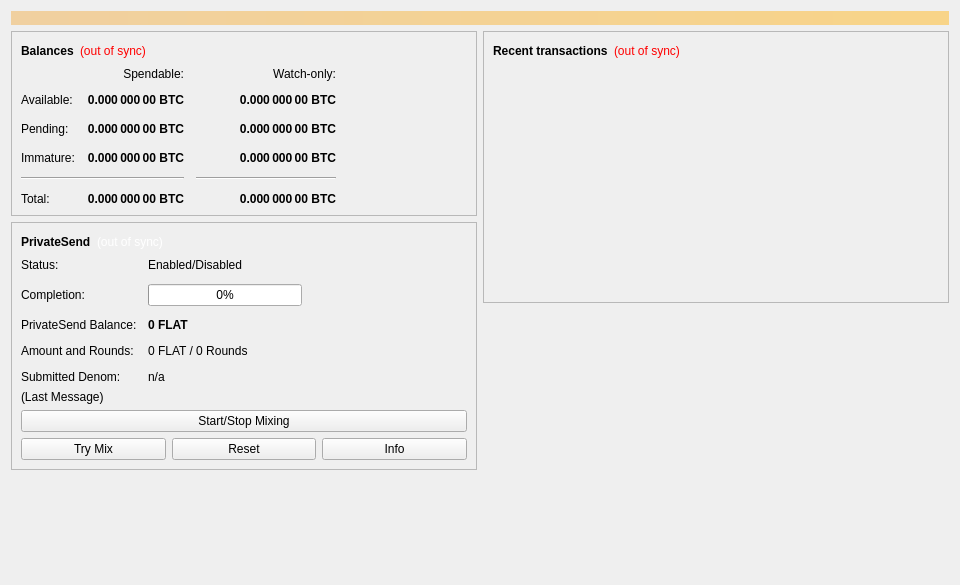
<?xml version="1.0" encoding="UTF-8"?>
<ui version="4.0">
 <class>OverviewPage</class>
 <widget class="QWidget" name="OverviewPage">
  <property name="geometry">
   <rect>
    <x>0</x>
    <y>0</y>
    <width>960</width>
    <height>585</height>
   </rect>
  </property>
  <property name="minimumSize">
   <size>
    <width>960</width>
    <height>0</height>
   </size>
  </property>
  <property name="windowTitle">
   <string>Form</string>
  </property>
  <layout class="QVBoxLayout" name="topLayout">
   <item>
    <widget class="QLabel" name="labelAlerts">
     <property name="visible">
      <bool>false</bool>
     </property>
     <property name="styleSheet">
      <string notr="true">QLabel { background-color: qlineargradient(x1: 0, y1: 0, x2: 1, y2: 0, stop:0 #F0D0A0, stop:1 #F8D488); color:#000000; }</string>
     </property>
     <property name="wordWrap">
      <bool>true</bool>
     </property>
     <property name="margin">
      <number>3</number>
     </property>
     <property name="textInteractionFlags">
      <set>Qt::TextSelectableByMouse</set>
     </property>
    </widget>
   </item>
   <item>
    <layout class="QHBoxLayout" name="horizontalLayout" stretch="1,1">
     <item>
      <layout class="QVBoxLayout" name="verticalLayout_2">
       <item>
        <widget class="QFrame" name="frame">
         <property name="frameShape">
          <enum>QFrame::StyledPanel</enum>
         </property>
         <property name="frameShadow">
          <enum>QFrame::Raised</enum>
         </property>
         <layout class="QVBoxLayout" name="verticalLayout_4">
          <item>
           <layout class="QHBoxLayout" name="horizontalLayout_4">
            <item>
             <widget class="QLabel" name="label_5">
              <property name="font">
               <font>
                <weight>75</weight>
                <bold>true</bold>
               </font>
              </property>
              <property name="text">
               <string>Balances</string>
              </property>
             </widget>
            </item>
            <item>
             <widget class="QLabel" name="labelWalletStatus">
              <property name="toolTip">
               <string>The displayed information may be out of date. Your wallet automatically synchronizes with the FlatEarth network after a connection is established, but this process has not completed yet.</string>
              </property>
              <property name="styleSheet">
               <string notr="true">QLabel { color: red; }</string>
              </property>
              <property name="text">
               <string notr="true">(out of sync)</string>
              </property>
              <property name="alignment">
               <set>Qt::AlignLeading|Qt::AlignLeft|Qt::AlignVCenter</set>
              </property>
             </widget>
            </item>
            <item>
             <spacer name="horizontalSpacer_3">
              <property name="orientation">
               <enum>Qt::Horizontal</enum>
              </property>
              <property name="sizeHint" stdset="0">
               <size>
                <width>40</width>
                <height>20</height>
               </size>
              </property>
             </spacer>
            </item>
           </layout>
          </item>
          <item>
           <layout class="QGridLayout" name="gridLayout">
            <property name="spacing">
             <number>12</number>
            </property>
            <item row="2" column="2">
             <widget class="QLabel" name="labelWatchPending">
              <property name="font">
               <font>
                <weight>75</weight>
                <bold>true</bold>
               </font>
              </property>
              <property name="cursor">
               <cursorShape>IBeamCursor</cursorShape>
              </property>
              <property name="toolTip">
               <string>Unconfirmed transactions to watch-only addresses</string>
              </property>
              <property name="text">
               <string notr="true">0.000 000 00 BTC</string>
              </property>
              <property name="alignment">
               <set>Qt::AlignRight|Qt::AlignTrailing|Qt::AlignVCenter</set>
              </property>
              <property name="textInteractionFlags">
               <set>Qt::LinksAccessibleByMouse|Qt::TextSelectableByKeyboard|Qt::TextSelectableByMouse</set>
              </property>
             </widget>
            </item>
            <item row="2" column="1">
             <widget class="QLabel" name="labelUnconfirmed">
              <property name="font">
               <font>
                <weight>75</weight>
                <bold>true</bold>
               </font>
              </property>
              <property name="cursor">
               <cursorShape>IBeamCursor</cursorShape>
              </property>
              <property name="toolTip">
               <string>Total of transactions that have yet to be confirmed, and do not yet count toward the spendable balance</string>
              </property>
              <property name="text">
               <string notr="true">0.000 000 00 BTC</string>
              </property>
              <property name="alignment">
               <set>Qt::AlignRight|Qt::AlignTrailing|Qt::AlignVCenter</set>
              </property>
              <property name="textInteractionFlags">
               <set>Qt::LinksAccessibleByMouse|Qt::TextSelectableByKeyboard|Qt::TextSelectableByMouse</set>
              </property>
             </widget>
            </item>
            <item row="3" column="2">
             <widget class="QLabel" name="labelWatchImmature">
              <property name="font">
               <font>
                <weight>75</weight>
                <bold>true</bold>
               </font>
              </property>
              <property name="cursor">
               <cursorShape>IBeamCursor</cursorShape>
              </property>
              <property name="toolTip">
               <string>Mined balance in watch-only addresses that has not yet matured</string>
              </property>
              <property name="text">
               <string notr="true">0.000 000 00 BTC</string>
              </property>
              <property name="alignment">
               <set>Qt::AlignRight|Qt::AlignTrailing|Qt::AlignVCenter</set>
              </property>
              <property name="textInteractionFlags">
               <set>Qt::LinksAccessibleByMouse|Qt::TextSelectableByKeyboard|Qt::TextSelectableByMouse</set>
              </property>
             </widget>
            </item>
            <item row="4" column="0" colspan="2">
             <widget class="Line" name="lineSpendableBalance">
              <property name="orientation">
               <enum>Qt::Horizontal</enum>
              </property>
             </widget>
            </item>
            <item row="4" column="2">
             <widget class="Line" name="lineWatchBalance">
              <property name="sizePolicy">
               <sizepolicy hsizetype="Preferred" vsizetype="Fixed">
                <horstretch>0</horstretch>
                <verstretch>0</verstretch>
               </sizepolicy>
              </property>
              <property name="minimumSize">
               <size>
                <width>140</width>
                <height>0</height>
               </size>
              </property>
              <property name="orientation">
               <enum>Qt::Horizontal</enum>
              </property>
             </widget>
            </item>
            <item row="5" column="0">
             <widget class="QLabel" name="labelTotalText">
              <property name="text">
               <string>Total:</string>
              </property>
             </widget>
            </item>
            <item row="3" column="1">
             <widget class="QLabel" name="labelImmature">
              <property name="font">
               <font>
                <weight>75</weight>
                <bold>true</bold>
               </font>
              </property>
              <property name="cursor">
               <cursorShape>IBeamCursor</cursorShape>
              </property>
              <property name="toolTip">
               <string>Mined balance that has not yet matured</string>
              </property>
              <property name="text">
               <string notr="true">0.000 000 00 BTC</string>
              </property>
              <property name="alignment">
               <set>Qt::AlignRight|Qt::AlignTrailing|Qt::AlignVCenter</set>
              </property>
              <property name="textInteractionFlags">
               <set>Qt::LinksAccessibleByMouse|Qt::TextSelectableByKeyboard|Qt::TextSelectableByMouse</set>
              </property>
             </widget>
            </item>
            <item row="2" column="3">
             <spacer name="horizontalSpacer_2">
              <property name="orientation">
               <enum>Qt::Horizontal</enum>
              </property>
              <property name="sizeHint" stdset="0">
               <size>
                <width>40</width>
                <height>20</height>
               </size>
              </property>
             </spacer>
            </item>
            <item row="3" column="0">
             <widget class="QLabel" name="labelImmatureText">
              <property name="text">
               <string>Immature:</string>
              </property>
             </widget>
            </item>
            <item row="5" column="1">
             <widget class="QLabel" name="labelTotal">
              <property name="font">
               <font>
                <weight>75</weight>
                <bold>true</bold>
               </font>
              </property>
              <property name="cursor">
               <cursorShape>IBeamCursor</cursorShape>
              </property>
              <property name="toolTip">
               <string>Your current total balance</string>
              </property>
              <property name="text">
               <string notr="true">0.000 000 00 BTC</string>
              </property>
              <property name="alignment">
               <set>Qt::AlignRight|Qt::AlignTrailing|Qt::AlignVCenter</set>
              </property>
              <property name="textInteractionFlags">
               <set>Qt::LinksAccessibleByMouse|Qt::TextSelectableByKeyboard|Qt::TextSelectableByMouse</set>
              </property>
             </widget>
            </item>
            <item row="5" column="2">
             <widget class="QLabel" name="labelWatchTotal">
              <property name="font">
               <font>
                <weight>75</weight>
                <bold>true</bold>
               </font>
              </property>
              <property name="cursor">
               <cursorShape>IBeamCursor</cursorShape>
              </property>
              <property name="toolTip">
               <string>Current total balance in watch-only addresses</string>
              </property>
              <property name="text">
               <string notr="true">0.000 000 00 BTC</string>
              </property>
              <property name="alignment">
               <set>Qt::AlignRight|Qt::AlignTrailing|Qt::AlignVCenter</set>
              </property>
              <property name="textInteractionFlags">
               <set>Qt::LinksAccessibleByMouse|Qt::TextSelectableByKeyboard|Qt::TextSelectableByMouse</set>
              </property>
             </widget>
            </item>
            <item row="0" column="2">
             <widget class="QLabel" name="labelWatchonly">
              <property name="text">
               <string>Watch-only:</string>
              </property>
              <property name="alignment">
               <set>Qt::AlignRight|Qt::AlignTrailing|Qt::AlignVCenter</set>
              </property>
             </widget>
            </item>
            <item row="1" column="0">
             <widget class="QLabel" name="labelBalanceText">
              <property name="text">
               <string>Available:</string>
              </property>
             </widget>
            </item>
            <item row="1" column="1">
             <widget class="QLabel" name="labelBalance">
              <property name="font">
               <font>
                <weight>75</weight>
                <bold>true</bold>
               </font>
              </property>
              <property name="cursor">
               <cursorShape>IBeamCursor</cursorShape>
              </property>
              <property name="toolTip">
               <string>Your current spendable balance</string>
              </property>
              <property name="text">
               <string notr="true">0.000 000 00 BTC</string>
              </property>
              <property name="alignment">
               <set>Qt::AlignRight|Qt::AlignTrailing|Qt::AlignVCenter</set>
              </property>
              <property name="textInteractionFlags">
               <set>Qt::LinksAccessibleByMouse|Qt::TextSelectableByKeyboard|Qt::TextSelectableByMouse</set>
              </property>
             </widget>
            </item>
            <item row="1" column="2">
             <widget class="QLabel" name="labelWatchAvailable">
              <property name="font">
               <font>
                <weight>75</weight>
                <bold>true</bold>
               </font>
              </property>
              <property name="cursor">
               <cursorShape>IBeamCursor</cursorShape>
              </property>
              <property name="toolTip">
               <string>Your current balance in watch-only addresses</string>
              </property>
              <property name="text">
               <string notr="true">0.000 000 00 BTC</string>
              </property>
              <property name="alignment">
               <set>Qt::AlignRight|Qt::AlignTrailing|Qt::AlignVCenter</set>
              </property>
              <property name="textInteractionFlags">
               <set>Qt::LinksAccessibleByMouse|Qt::TextSelectableByKeyboard|Qt::TextSelectableByMouse</set>
              </property>
             </widget>
            </item>
            <item row="2" column="0">
             <widget class="QLabel" name="labelPendingText">
              <property name="text">
               <string>Pending:</string>
              </property>
             </widget>
            </item>
            <item row="0" column="1">
             <widget class="QLabel" name="labelSpendable">
              <property name="text">
               <string>Spendable:</string>
              </property>
              <property name="alignment">
               <set>Qt::AlignRight|Qt::AlignTrailing|Qt::AlignVCenter</set>
              </property>
             </widget>
            </item>
           </layout>
          </item>
         </layout>
        </widget>
       </item>
       <item>
        <widget class="QFrame" name="framePrivateSend">
         <property name="layoutDirection">
          <enum>Qt::LeftToRight</enum>
         </property>
         <property name="frameShape">
          <enum>QFrame::StyledPanel</enum>
         </property>
         <property name="frameShadow">
          <enum>QFrame::Raised</enum>
         </property>
         <layout class="QVBoxLayout" name="VerticalLayout_PS1">
          <item>
           <layout class="QHBoxLayout" name="horizontalLayout_5">
            <item>
             <widget class="QLabel" name="labelPrivateSendHeader">
              <property name="font">
               <font>
                <weight>75</weight>
                <bold>true</bold>
               </font>
              </property>
              <property name="text">
               <string>PrivateSend</string>
              </property>
             </widget>
            </item>
            <item>
             <widget class="QLabel" name="labelPrivateSendSyncStatus">
              <property name="toolTip">
               <string>The displayed information may be out of date. Your wallet automatically synchronizes with the FlatEarth network after a connection is established, but this process has not completed yet.</string>
              </property>
              <property name="styleSheet">
               <string notr="true">QLabel { color: white; }</string>
              </property>
              <property name="text">
               <string notr="true">(out of sync)</string>
              </property>
              <property name="alignment">
               <set>Qt::AlignLeading|Qt::AlignLeft|Qt::AlignVCenter</set>
              </property>
             </widget>
            </item>
            <item>
             <spacer name="horizontalSpacer_4">
              <property name="orientation">
               <enum>Qt::Horizontal</enum>
              </property>
              <property name="sizeHint" stdset="0">
               <size>
                <width>40</width>
                <height>20</height>
               </size>
              </property>
             </spacer>
            </item>
           </layout>
          </item>
          <item>
           <layout class="QFormLayout" name="privateSendFormLayout">
            <property name="fieldGrowthPolicy">
             <enum>QFormLayout::AllNonFixedFieldsGrow</enum>
            </property>
            <property name="horizontalSpacing">
             <number>11</number>
            </property>
            <property name="verticalSpacing">
             <number>12</number>
            </property>
            <item row="0" column="0">
             <widget class="QLabel" name="labelPrivateSendEnabledText">
              <property name="text">
               <string>Status:</string>
              </property>
             </widget>
            </item>
            <item row="0" column="1">
             <widget class="QLabel" name="labelPrivateSendEnabled">
              <property name="text">
               <string>Enabled/Disabled</string>
              </property>
             </widget>
            </item>
            <item row="1" column="0">
             <widget class="QLabel" name="labelCompletitionText">
              <property name="text">
               <string>Completion:</string>
              </property>
             </widget>
            </item>
            <item row="1" column="1">
             <widget class="QProgressBar" name="privateSendProgress">
              <property name="maximumSize">
               <size>
                <width>154</width>
                <height>16777215</height>
               </size>
              </property>
              <property name="value">
               <number>0</number>
              </property>
             </widget>
            </item>
            <item row="2" column="0">
             <widget class="QLabel" name="labelAnonymizedText">
              <property name="text">
               <string>PrivateSend Balance:</string>
              </property>
             </widget>
            </item>
            <item row="2" column="1">
             <widget class="QLabel" name="labelAnonymized">
              <property name="font">
               <font>
                <weight>75</weight>
                <bold>true</bold>
               </font>
              </property>
              <property name="text">
               <string notr="true">0 FLAT</string>
              </property>
             </widget>
            </item>
            <item row="3" column="0">
             <widget class="QLabel" name="labelAmountAndRoundsText">
              <property name="text">
               <string>Amount and Rounds:</string>
              </property>
             </widget>
            </item>
            <item row="3" column="1">
             <widget class="QLabel" name="labelAmountRounds">
              <property name="text">
               <string>0 FLAT / 0 Rounds</string>
              </property>
             </widget>
            </item>
            <item row="4" column="0">
             <widget class="QLabel" name="labelSubmittedDenomText">
              <property name="text">
               <string>Submitted Denom:</string>
              </property>
             </widget>
            </item>
            <item row="4" column="1">
             <widget class="QLabel" name="labelSubmittedDenom">
              <property name="toolTip">
               <string>The denominations you submitted to the Masternode.&lt;br&gt;To mix, other users must submit the exact same denominations.</string>
              </property>
              <property name="text">
               <string>n/a</string>
              </property>
             </widget>
            </item>
           </layout>
          </item>
          <item>
           <layout class="QVBoxLayout" name="VerticalLayout_PS">
            <item>
             <widget class="QLabel" name="labelPrivateSendLastMessage">
              <property name="text">
               <string>(Last Message)</string>
              </property>
              <property name="alignment">
               <set>Qt::AlignLeading|Qt::AlignLeft|Qt::AlignTop</set>
              </property>
              <property name="wordWrap">
               <bool>true</bool>
              </property>
             </widget>
            </item>
            <item>
             <widget class="QPushButton" name="togglePrivateSend">
              <property name="sizePolicy">
               <sizepolicy hsizetype="MinimumExpanding" vsizetype="Fixed">
                <horstretch>0</horstretch>
                <verstretch>0</verstretch>
               </sizepolicy>
              </property>
              <property name="text">
               <string>Start/Stop Mixing</string>
              </property>
             </widget>
            </item>
            <item>
             <layout class="QHBoxLayout" name="horizontalLayout_debugbuttons">
              <item>
               <widget class="QPushButton" name="privateSendAuto">
                <property name="sizePolicy">
                 <sizepolicy hsizetype="MinimumExpanding" vsizetype="Fixed">
                  <horstretch>0</horstretch>
                  <verstretch>0</verstretch>
                 </sizepolicy>
                </property>
                <property name="toolTip">
                 <string>Try to manually submit a PrivateSend request.</string>
                </property>
                <property name="text">
                 <string>Try Mix</string>
                </property>
               </widget>
              </item>
              <item>
               <widget class="QPushButton" name="privateSendReset">
                <property name="sizePolicy">
                 <sizepolicy hsizetype="MinimumExpanding" vsizetype="Fixed">
                  <horstretch>0</horstretch>
                  <verstretch>0</verstretch>
                 </sizepolicy>
                </property>
                <property name="toolTip">
                 <string>Reset the current status of PrivateSend (can interrupt PrivateSend if it's in the process of Mixing, which can cost you money!)</string>
                </property>
                <property name="autoFillBackground">
                 <bool>false</bool>
                </property>
                <property name="text">
                 <string>Reset</string>
                </property>
               </widget>
              </item>
              <item>
               <widget class="QPushButton" name="privateSendInfo">
                <property name="sizePolicy">
                 <sizepolicy hsizetype="MinimumExpanding" vsizetype="Fixed">
                  <horstretch>0</horstretch>
                  <verstretch>0</verstretch>
                 </sizepolicy>
                </property>
                <property name="toolTip">
                 <string>Information about PrivateSend and Mixing</string>
                </property>
                <property name="text">
                 <string>Info</string>
                </property>
               </widget>
              </item>
             </layout>
            </item>
           </layout>
          </item>
         </layout>
        </widget>
       </item>
       <item>
        <spacer name="verticalSpacer">
         <property name="orientation">
          <enum>Qt::Vertical</enum>
         </property>
         <property name="sizeHint" stdset="0">
          <size>
           <width>20</width>
           <height>40</height>
          </size>
         </property>
        </spacer>
       </item>
      </layout>
     </item>
     <item>
      <layout class="QVBoxLayout" name="verticalLayout_3">
       <item>
        <widget class="QFrame" name="frame_2">
         <property name="frameShape">
          <enum>QFrame::StyledPanel</enum>
         </property>
         <property name="frameShadow">
          <enum>QFrame::Raised</enum>
         </property>
         <layout class="QVBoxLayout" name="verticalLayout">
          <item>
           <layout class="QHBoxLayout" name="horizontalLayout_2">
            <item>
             <widget class="QLabel" name="label_4">
              <property name="font">
               <font>
                <weight>75</weight>
                <bold>true</bold>
               </font>
              </property>
              <property name="text">
               <string>Recent transactions</string>
              </property>
             </widget>
            </item>
            <item>
             <widget class="QLabel" name="labelTransactionsStatus">
              <property name="toolTip">
               <string>The displayed information may be out of date. Your wallet automatically synchronizes with the FlatEarth network after a connection is established, but this process has not completed yet.</string>
              </property>
              <property name="styleSheet">
               <string notr="true">QLabel { color: red; }</string>
              </property>
              <property name="text">
               <string notr="true">(out of sync)</string>
              </property>
              <property name="alignment">
               <set>Qt::AlignLeading|Qt::AlignLeft|Qt::AlignVCenter</set>
              </property>
             </widget>
            </item>
            <item>
             <spacer name="horizontalSpacer">
              <property name="orientation">
               <enum>Qt::Horizontal</enum>
              </property>
              <property name="sizeHint" stdset="0">
               <size>
                <width>40</width>
                <height>20</height>
               </size>
              </property>
             </spacer>
            </item>
           </layout>
          </item>
          <item>
           <widget class="QListView" name="listTransactions">
            <property name="styleSheet">
             <string notr="true">QListView { background: transparent; }</string>
            </property>
            <property name="frameShape">
             <enum>QFrame::NoFrame</enum>
            </property>
            <property name="verticalScrollBarPolicy">
             <enum>Qt::ScrollBarAlwaysOff</enum>
            </property>
            <property name="horizontalScrollBarPolicy">
             <enum>Qt::ScrollBarAlwaysOff</enum>
            </property>
            <property name="selectionMode">
             <enum>QAbstractItemView::NoSelection</enum>
            </property>
           </widget>
          </item>
         </layout>
        </widget>
       </item>
       <item>
        <spacer name="verticalSpacer_2">
         <property name="orientation">
          <enum>Qt::Vertical</enum>
         </property>
         <property name="sizeHint" stdset="0">
          <size>
           <width>20</width>
           <height>40</height>
          </size>
         </property>
        </spacer>
       </item>
      </layout>
     </item>
    </layout>
   </item>
  </layout>
 </widget>
 <resources/>
 <connections/>
</ui>
